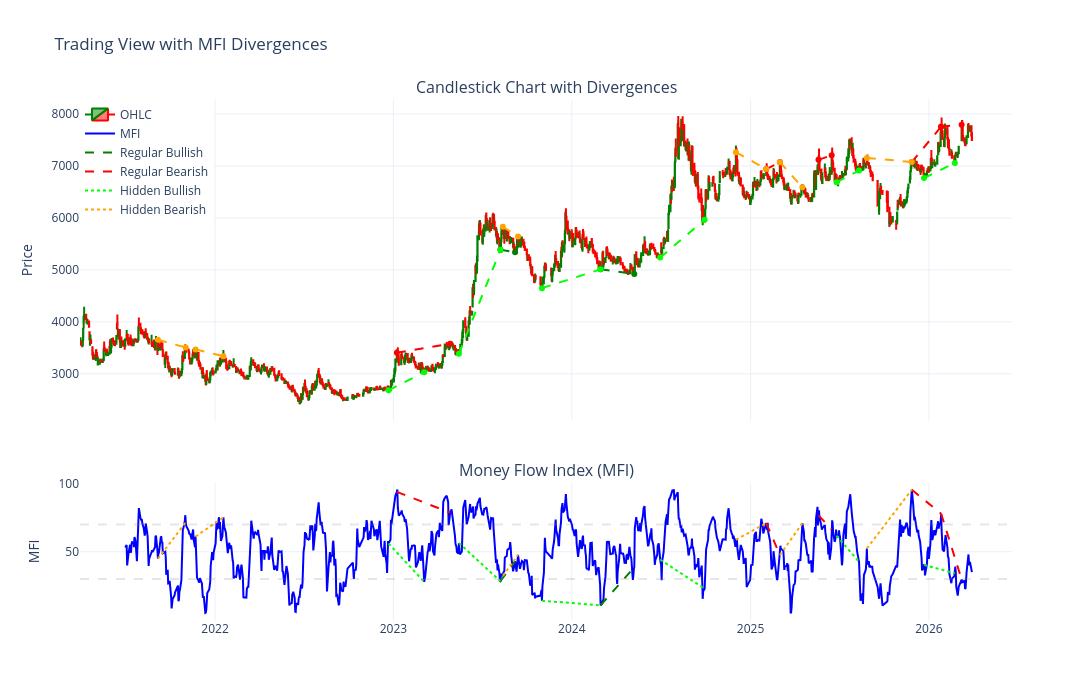

Notebook code cell kept with this figure:
### Code cell
# Plot divergence lines on the chart
fig_div = make_subplots(
    rows=2, cols=1,
    shared_xaxes=True,
    vertical_spacing=0.12,
    row_heights=[0.7, 0.3],
    subplot_titles=("Candlestick Chart with Divergences", "Money Flow Index (MFI)")
)

# Add candlestick chart
fig_div.add_trace(
    go.Candlestick(
        x=df_plot['Date_str'],
        open=df_plot['Open'],
        high=df_plot['High'],
        low=df_plot['Low'],
        close=df_plot['Close'],
        name='OHLC',
        increasing_line_color='green',
        decreasing_line_color='red',
    ),
    row=1, col=1
)

# Add MFI
fig_div.add_trace(
    go.Scatter(
        x=df_plot['Date_str'],
        y=df_plot['mfi'],
        mode='lines',
        name='MFI',
        line=dict(color='blue', width=2)
      
    ),
    row=2, col=1
)

# Regular Bullish on PRICE
for p1, p2 in regular_bullish:
    fig_div.add_trace(
        go.Scatter(
            x=[df_plot['Date_str'].iloc[p1], df_plot['Date_str'].iloc[p2]],
            y=[df_plot['Close'].iloc[p1], df_plot['Close'].iloc[p2]],
            mode='lines+markers',
            line=dict(color='green', dash='dash', width=2),
            showlegend=False,
            hovertemplate='Regular Bullish<extra></extra>'
        ),
        row=1, col=1
    )

# Regular Bearish on PRICE
for p1, p2 in regular_bearish:
    fig_div.add_trace(
        go.Scatter(
            x=[df_plot['Date_str'].iloc[p1], df_plot['Date_str'].iloc[p2]],
            y=[df_plot['Close'].iloc[p1], df_plot['Close'].iloc[p2]],
            mode='lines+markers',
            line=dict(color='red', dash='dash', width=2),
            showlegend=False,
            hovertemplate='Regular Bearish<extra></extra>'
        ),
        row=1, col=1
    )

# Hidden Bullish on PRICE
for p1, p2 in hidden_bullish:
    fig_div.add_trace(
        go.Scatter(
            x=[df_plot['Date_str'].iloc[p1], df_plot['Date_str'].iloc[p2]],
            y=[df_plot['Close'].iloc[p1], df_plot['Close'].iloc[p2]],
            mode='lines+markers',
            line=dict(color='lime', dash='dash', width=2),
            showlegend=False,
            hovertemplate='Hidden Bullish<extra></extra>'
        ),
        row=1, col=1
    )

# Hidden Bearish on PRICE
for p1, p2 in hidden_bearish:
    fig_div.add_trace(
        go.Scatter(
            x=[df_plot['Date_str'].iloc[p1], df_plot['Date_str'].iloc[p2]],
            y=[df_plot['Close'].iloc[p1], df_plot['Close'].iloc[p2]],
            mode='lines+markers',
            line=dict(color='orange', dash='dash', width=2),
            showlegend=False,
            hovertemplate='Hidden Bearish<extra></extra>'
        ),
        row=1, col=1
    )

# Regular Bullish on MFI
for p1, p2 in regular_bullish:
    fig_div.add_trace(
        go.Scatter(
            x=[df_plot['Date_str'].iloc[p1], df_plot['Date_str'].iloc[p2]],
            y=[df_plot['mfi'].iloc[p1], df_plot['mfi'].iloc[p2]],
            mode='lines',
            line=dict(color='green', dash='dash', width=2),
            showlegend=False,
            hovertemplate='Regular Bullish<extra></extra>'
        ),
        row=2, col=1
    )

# Regular Bearish on MFI
for p1, p2 in regular_bearish:
    fig_div.add_trace(
        go.Scatter(
            x=[df_plot['Date_str'].iloc[p1], df_plot['Date_str'].iloc[p2]],
            y=[df_plot['mfi'].iloc[p1], df_plot['mfi'].iloc[p2]],
            mode='lines',
            line=dict(color='red', dash='dash', width=2),
            showlegend=False,
            hovertemplate='Regular Bearish<extra></extra>'
        ),
        row=2, col=1
    )

# Hidden Bullish on MFI
for p1, p2 in hidden_bullish:
    fig_div.add_trace(
        go.Scatter(
            x=[df_plot['Date_str'].iloc[p1], df_plot['Date_str'].iloc[p2]],
            y=[df_plot['mfi'].iloc[p1], df_plot['mfi'].iloc[p2]],
            mode='lines',
            line=dict(color='lime', dash='dot', width=2),
            showlegend=False,
            hovertemplate='Hidden Bullish<extra></extra>'
        ),
        row=2, col=1
    )

# Hidden Bearish on MFI
for p1, p2 in hidden_bearish:
    fig_div.add_trace(
        go.Scatter(
            x=[df_plot['Date_str'].iloc[p1], df_plot['Date_str'].iloc[p2]],
            y=[df_plot['mfi'].iloc[p1], df_plot['mfi'].iloc[p2]],
            mode='lines',
            line=dict(color='orange', dash='dot', width=2),
            showlegend=False,
            hovertemplate='Hidden Bearish<extra></extra>'
        ),
        row=2, col=1
    )

# Add overbought/oversold lines (faded)
fig_div.add_hline(y=70, line_dash="dash", line_color="rgba(128, 128, 128, 0.2)", row=2)
fig_div.add_hline(y=30, line_dash="dash", line_color="rgba(128, 128, 128, 0.2)", row=2)

# Add legend entries manually
fig_div.add_trace(go.Scatter(x=[None], y=[None], mode='lines', 
                         line=dict(color='green', dash='dash', width=2), 
                         name='Regular Bullish'), row=1, col=1)
fig_div.add_trace(go.Scatter(x=[None], y=[None], mode='lines', 
                         line=dict(color='red', dash='dash', width=2), 
                         name='Regular Bearish'), row=1, col=1)
fig_div.add_trace(go.Scatter(x=[None], y=[None], mode='lines', 
                         line=dict(color='lime', dash='dot', width=2), 
                         name='Hidden Bullish'), row=1, col=1)
fig_div.add_trace(go.Scatter(x=[None], y=[None], mode='lines', 
                         line=dict(color='orange', dash='dot', width=2), 
                         name='Hidden Bearish'), row=1, col=1)

# Update layout
fig_div.update_layout(
    height=700,
    width=1400,
    title_text="Trading View with MFI Divergences",
    xaxis_rangeslider_visible=False,
    hovermode='x unified',
    template='plotly_white',
    legend=dict(x=0, y=1)
)

fig_div.update_yaxes(title_text="Price", row=1, col=1)
fig_div.update_yaxes(title_text="MFI", row=2, col=1)

# Print summary
print(f"Regular Bullish Divergences: {len(regular_bullish)}")
print(f"Regular Bearish Divergences: {len(regular_bearish)}")
print(f"Hidden Bullish Divergences: {len(hidden_bullish)}")
print(f"Hidden Bearish Divergences: {len(hidden_bearish)}")

fig_div.show()

### Figure 1 — Plotly figure (JSON) as saved in the notebook; plotly's stock layout.template omitted (floating-point values rounded to 4 significant figures; data arrays with more than 128 entries replaced by an {"elided": "..."} marker saying what was removed)
{"data": [{"close": {"elided": "1158 float values"}, "decreasing": {"line": {"color": "red"}}, "high": {"elided": "1158 float values"}, "increasing": {"line": {"color": "green"}}, "low": {"elided": "1158 float values"}, "name": "OHLC", "open": {"elided": "1158 float values"}, "type": "candlestick", "x": {"elided": "1158 str values"}, "xaxis": "x", "yaxis": "y"}, {"line": {"color": "blue", "width": 2}, "mode": "lines", "name": "MFI", "type": "scatter", "x": {"elided": "1158 str values"}, "xaxis": "x2", "y": {"elided": "1158 float values"}, "yaxis": "y2"}, {"hovertemplate": "Regular Bullish<extra></extra>", "line": {"color": "green", "dash": "dash", "width": 2}, "mode": "lines+markers", "showlegend": false, "type": "scatter", "x": ["2023-08-08", "2023-09-07"], "xaxis": "x", "y": [5385.0, 5341.0], "yaxis": "y"}, {"hovertemplate": "Regular Bullish<extra></extra>", "line": {"color": "green", "dash": "dash", "width": 2}, "mode": "lines+markers", "showlegend": false, "type": "scatter", "x": ["2024-02-29", "2024-05-08"], "xaxis": "x", "y": [5010.0, 4921.0], "yaxis": "y"}, {"hovertemplate": "Regular Bearish<extra></extra>", "line": {"color": "red", "dash": "dash", "width": 2}, "mode": "lines+markers", "showlegend": false, "type": "scatter", "x": ["2023-01-08", "2023-04-27"], "xaxis": "x", "y": [3407.0, 3577.0], "yaxis": "y"}, {"hovertemplate": "Regular Bearish<extra></extra>", "line": {"color": "red", "dash": "dash", "width": 2}, "mode": "lines+markers", "showlegend": false, "type": "scatter", "x": ["2025-02-02", "2025-03-02"], "xaxis": "x", "y": [6940.0, 7072.0], "yaxis": "y"}, {"hovertemplate": "Regular Bearish<extra></extra>", "line": {"color": "red", "dash": "dash", "width": 2}, "mode": "lines+markers", "showlegend": false, "type": "scatter", "x": ["2025-05-20", "2025-06-16"], "xaxis": "x", "y": [7117.0, 7206.0], "yaxis": "y"}, {"hovertemplate": "Regular Bearish<extra></extra>", "line": {"color": "red", "dash": "dash", "width": 2}, "mode": "lines+markers", "showlegend": false, "type": "scatter", "x": ["2025-11-27", "2026-01-26"], "xaxis": "x", "y": [7076.0, 7755.0], "yaxis": "y"}, {"hovertemplate": "Regular Bearish<extra></extra>", "line": {"color": "red", "dash": "dash", "width": 2}, "mode": "lines+markers", "showlegend": false, "type": "scatter", "x": ["2026-01-26", "2026-03-09"], "xaxis": "x", "y": [7755.0, 7793.0], "yaxis": "y"}, {"hovertemplate": "Hidden Bullish<extra></extra>", "line": {"color": "lime", "dash": "dash", "width": 2}, "mode": "lines+markers", "showlegend": false, "type": "scatter", "x": ["2022-12-22", "2023-03-05"], "xaxis": "x", "y": [2682.0, 3032.0], "yaxis": "y"}, {"hovertemplate": "Hidden Bullish<extra></extra>", "line": {"color": "lime", "dash": "dash", "width": 2}, "mode": "lines+markers", "showlegend": false, "type": "scatter", "x": ["2023-05-15", "2023-08-08"], "xaxis": "x", "y": [3387.0, 5385.0], "yaxis": "y"}, {"hovertemplate": "Hidden Bullish<extra></extra>", "line": {"color": "lime", "dash": "dash", "width": 2}, "mode": "lines+markers", "showlegend": false, "type": "scatter", "x": ["2023-11-01", "2024-02-29"], "xaxis": "x", "y": [4649.0, 5010.0], "yaxis": "y"}, {"hovertemplate": "Hidden Bullish<extra></extra>", "line": {"color": "lime", "dash": "dash", "width": 2}, "mode": "lines+markers", "showlegend": false, "type": "scatter", "x": ["2024-06-30", "2024-09-29"], "xaxis": "x", "y": [5239.0, 5964.0], "yaxis": "y"}, {"hovertemplate": "Hidden Bullish<extra></extra>", "line": {"color": "lime", "dash": "dash", "width": 2}, "mode": "lines+markers", "showlegend": false, "type": "scatter", "x": ["2025-06-26", "2025-08-11"], "xaxis": "x", "y": [6689.0, 6911.0], "yaxis": "y"}, {"hovertemplate": "Hidden Bullish<extra></extra>", "line": {"color": "lime", "dash": "dash", "width": 2}, "mode": "lines+markers", "showlegend": false, "type": "scatter", "x": ["2025-12-22", "2026-02-23"], "xaxis": "x", "y": [6769.0, 7056.0], "yaxis": "y"}, {"hovertemplate": "Hidden Bearish<extra></extra>", "line": {"color": "orange", "dash": "dash", "width": 2}, "mode": "lines+markers", "showlegend": false, "type": "scatter", "x": ["2021-09-06", "2021-11-02"], "xaxis": "x", "y": [3655.0, 3505.0], "yaxis": "y"}, {"hovertemplate": "Hidden Bearish<extra></extra>", "line": {"color": "orange", "dash": "dash", "width": 2}, "mode": "lines+markers", "showlegend": false, "type": "scatter", "x": ["2021-11-22", "2022-01-18"], "xaxis": "x", "y": [3468.0, 3339.0], "yaxis": "y"}, {"hovertemplate": "Hidden Bearish<extra></extra>", "line": {"color": "orange", "dash": "dash", "width": 2}, "mode": "lines+markers", "showlegend": false, "type": "scatter", "x": ["2023-08-13", "2023-09-13"], "xaxis": "x", "y": [5830.0, 5642.0], "yaxis": "y"}, {"hovertemplate": "Hidden Bearish<extra></extra>", "line": {"color": "orange", "dash": "dash", "width": 2}, "mode": "lines+markers", "showlegend": false, "type": "scatter", "x": ["2024-12-02", "2025-02-02"], "xaxis": "x", "y": [7265.0, 6940.0], "yaxis": "y"}, {"hovertemplate": "Hidden Bearish<extra></extra>", "line": {"color": "orange", "dash": "dash", "width": 2}, "mode": "lines+markers", "showlegend": false, "type": "scatter", "x": ["2025-03-02", "2025-04-17"], "xaxis": "x", "y": [7072.0, 6590.0], "yaxis": "y"}, {"hovertemplate": "Hidden Bearish<extra></extra>", "line": {"color": "orange", "dash": "dash", "width": 2}, "mode": "lines+markers", "showlegend": false, "type": "scatter", "x": ["2025-08-27", "2025-11-27"], "xaxis": "x", "y": [7156.0, 7076.0], "yaxis": "y"}, {"hovertemplate": "Regular Bullish<extra></extra>", "line": {"color": "green", "dash": "dash", "width": 2}, "mode": "lines", "showlegend": false, "type": "scatter", "x": ["2023-08-08", "2023-09-07"], "xaxis": "x2", "y": [28.39, 43.08], "yaxis": "y2"}, {"hovertemplate": "Regular Bullish<extra></extra>", "line": {"color": "green", "dash": "dash", "width": 2}, "mode": "lines", "showlegend": false, "type": "scatter", "x": ["2024-02-29", "2024-05-08"], "xaxis": "x2", "y": [10.84, 38.68], "yaxis": "y2"}, {"hovertemplate": "Regular Bearish<extra></extra>", "line": {"color": "red", "dash": "dash", "width": 2}, "mode": "lines", "showlegend": false, "type": "scatter", "x": ["2023-01-08", "2023-04-27"], "xaxis": "x2", "y": [93.83, 78.6], "yaxis": "y2"}, {"hovertemplate": "Regular Bearish<extra></extra>", "line": {"color": "red", "dash": "dash", "width": 2}, "mode": "lines", "showlegend": false, "type": "scatter", "x": ["2025-02-02", "2025-03-02"], "xaxis": "x2", "y": [70.96, 47.62], "yaxis": "y2"}, {"hovertemplate": "Regular Bearish<extra></extra>", "line": {"color": "red", "dash": "dash", "width": 2}, "mode": "lines", "showlegend": false, "type": "scatter", "x": ["2025-05-20", "2025-06-16"], "xaxis": "x2", "y": [76.64, 66.47], "yaxis": "y2"}, {"hovertemplate": "Regular Bearish<extra></extra>", "line": {"color": "red", "dash": "dash", "width": 2}, "mode": "lines", "showlegend": false, "type": "scatter", "x": ["2025-11-27", "2026-01-26"], "xaxis": "x2", "y": [95.4, 77.83], "yaxis": "y2"}, {"hovertemplate": "Regular Bearish<extra></extra>", "line": {"color": "red", "dash": "dash", "width": 2}, "mode": "lines", "showlegend": false, "type": "scatter", "x": ["2026-01-26", "2026-03-09"], "xaxis": "x2", "y": [77.83, 29.69], "yaxis": "y2"}, {"hovertemplate": "Hidden Bullish<extra></extra>", "line": {"color": "lime", "dash": "dot", "width": 2}, "mode": "lines", "showlegend": false, "type": "scatter", "x": ["2022-12-22", "2023-03-05"], "xaxis": "x2", "y": [56.04, 27.96], "yaxis": "y2"}, {"hovertemplate": "Hidden Bullish<extra></extra>", "line": {"color": "lime", "dash": "dot", "width": 2}, "mode": "lines", "showlegend": false, "type": "scatter", "x": ["2023-05-15", "2023-08-08"], "xaxis": "x2", "y": [56.42, 28.39], "yaxis": "y2"}, {"hovertemplate": "Hidden Bullish<extra></extra>", "line": {"color": "lime", "dash": "dot", "width": 2}, "mode": "lines", "showlegend": false, "type": "scatter", "x": ["2023-11-01", "2024-02-29"], "xaxis": "x2", "y": [14.16, 10.84], "yaxis": "y2"}, {"hovertemplate": "Hidden Bullish<extra></extra>", "line": {"color": "lime", "dash": "dot", "width": 2}, "mode": "lines", "showlegend": false, "type": "scatter", "x": ["2024-06-30", "2024-09-29"], "xaxis": "x2", "y": [44.24, 22.93], "yaxis": "y2"}, {"hovertemplate": "Hidden Bullish<extra></extra>", "line": {"color": "lime", "dash": "dot", "width": 2}, "mode": "lines", "showlegend": false, "type": "scatter", "x": ["2025-06-26", "2025-08-11"], "xaxis": "x2", "y": [61.73, 42.61], "yaxis": "y2"}, {"hovertemplate": "Hidden Bullish<extra></extra>", "line": {"color": "lime", "dash": "dot", "width": 2}, "mode": "lines", "showlegend": false, "type": "scatter", "x": ["2025-12-22", "2026-02-23"], "xaxis": "x2", "y": [40.37, 34.24], "yaxis": "y2"}, {"hovertemplate": "Hidden Bearish<extra></extra>", "line": {"color": "orange", "dash": "dot", "width": 2}, "mode": "lines", "showlegend": false, "type": "scatter", "x": ["2021-09-06", "2021-11-02"], "xaxis": "x2", "y": [44.91, 71.54], "yaxis": "y2"}, {"hovertemplate": "Hidden Bearish<extra></extra>", "line": {"color": "orange", "dash": "dot", "width": 2}, "mode": "lines", "showlegend": false, "type": "scatter", "x": ["2021-11-22", "2022-01-18"], "xaxis": "x2", "y": [61.14, 75.09], "yaxis": "y2"}, {"hovertemplate": "Hidden Bearish<extra></extra>", "line": {"color": "orange", "dash": "dot", "width": 2}, "mode": "lines", "showlegend": false, "type": "scatter", "x": ["2023-08-13", "2023-09-13"], "xaxis": "x2", "y": [32.36, 47.72], "yaxis": "y2"}, {"hovertemplate": "Hidden Bearish<extra></extra>", "line": {"color": "orange", "dash": "dot", "width": 2}, "mode": "lines", "showlegend": false, "type": "scatter", "x": ["2024-12-02", "2025-02-02"], "xaxis": "x2", "y": [58.7, 70.96], "yaxis": "y2"}, {"hovertemplate": "Hidden Bearish<extra></extra>", "line": {"color": "orange", "dash": "dot", "width": 2}, "mode": "lines", "showlegend": false, "type": "scatter", "x": ["2025-03-02", "2025-04-17"], "xaxis": "x2", "y": [47.62, 70.88], "yaxis": "y2"}, {"hovertemplate": "Hidden Bearish<extra></extra>", "line": {"color": "orange", "dash": "dot", "width": 2}, "mode": "lines", "showlegend": false, "type": "scatter", "x": ["2025-08-27", "2025-11-27"], "xaxis": "x2", "y": [52.42, 95.4], "yaxis": "y2"}, {"line": {"color": "green", "dash": "dash", "width": 2}, "mode": "lines", "name": "Regular Bullish", "type": "scatter", "x": [null], "xaxis": "x", "y": [null], "yaxis": "y"}, {"line": {"color": "red", "dash": "dash", "width": 2}, "mode": "lines", "name": "Regular Bearish", "type": "scatter", "x": [null], "xaxis": "x", "y": [null], "yaxis": "y"}, {"line": {"color": "lime", "dash": "dot", "width": 2}, "mode": "lines", "name": "Hidden Bullish", "type": "scatter", "x": [null], "xaxis": "x", "y": [null], "yaxis": "y"}, {"line": {"color": "orange", "dash": "dot", "width": 2}, "mode": "lines", "name": "Hidden Bearish", "type": "scatter", "x": [null], "xaxis": "x", "y": [null], "yaxis": "y"}], "layout": {"annotations": [{"font": {"size": 16}, "showarrow": false, "text": "Candlestick Chart with Divergences", "x": 0.5, "xanchor": "center", "xref": "paper", "y": 1, "yanchor": "bottom", "yref": "paper"}, {"font": {"size": 16}, "showarrow": false, "text": "Money Flow Index (MFI)", "x": 0.5, "xanchor": "center", "xref": "paper", "y": 0.264, "yanchor": "bottom", "yref": "paper"}], "height": 700, "hovermode": "x unified", "legend": {"x": 0, "y": 1}, "shapes": [{"line": {"color": "rgba(128, 128, 128, 0.2)", "dash": "dash"}, "type": "line", "x0": 0, "x1": 1, "xref": "x2 domain", "y0": 70, "y1": 70, "yref": "y2"}, {"line": {"color": "rgba(128, 128, 128, 0.2)", "dash": "dash"}, "type": "line", "x0": 0, "x1": 1, "xref": "x2 domain", "y0": 30, "y1": 30, "yref": "y2"}], "title": {"text": "Trading View with MFI Divergences"}, "width": 1400, "xaxis": {"anchor": "y", "autorange": true, "domain": [0, 1], "matches": "x2", "range": ["2021-03-30 12:00", "2026-06-18 00:57:10.6153"], "rangeslider": {"visible": false, "yaxis": {}}, "showticklabels": false, "type": "date"}, "xaxis2": {"anchor": "y2", "autorange": true, "domain": [0, 1], "range": ["2021-03-30 12:00", "2026-06-18 00:57:10.6153"], "type": "date"}, "yaxis": {"anchor": "x", "autorange": true, "domain": [0.384, 1], "range": [2105.0, 8269.0], "title": {"text": "Price"}, "type": "linear"}, "yaxis2": {"anchor": "x2", "autorange": true, "domain": [0, 0.264], "range": [0.0565, 100.5], "title": {"text": "MFI"}, "type": "linear"}}}
